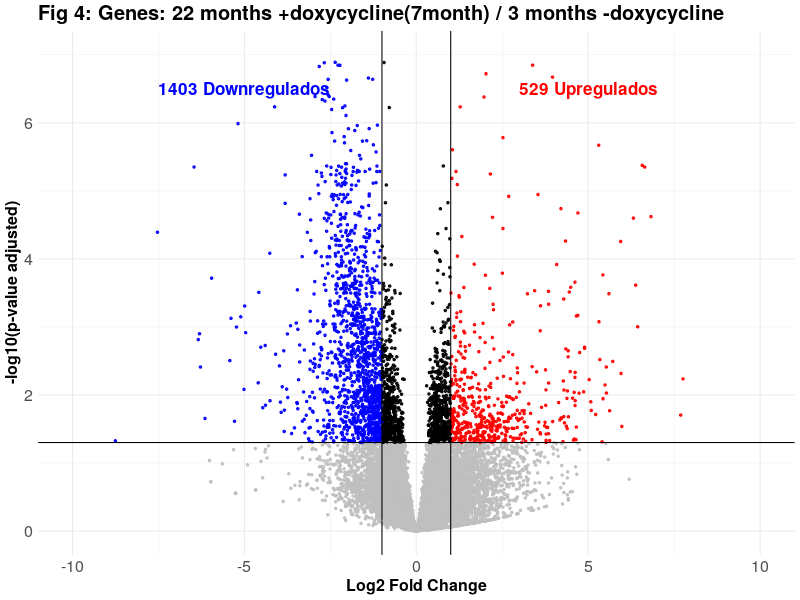

The R source for this figure:
##########################################################################3
     ############Version  Volcano Plot Paper:

     library(ggplot2)

# Cargar datos
current_dir='/home/vant/TFM/Browder2'

# Leer los dos archivos de conteo de TE
data <- read.table(file.path(current_dir, "TeTranscript/7month/TFM_JLR_Long7MonthYoungvsOldTreated_gene_TE_analysis.txt"), header=T, row.names=1)


# Filtrar datos relevantes
data <- data[grepl("^ENS", rownames(data)), ]

# Clasificar genes
data$category <- "No significativos"
data$category[data$padj < 0.05 & data$log2FoldChange >= 1] <- "Upregulados"
data$category[data$padj < 0.05 & data$log2FoldChange <= -1] <- "Downregulados"
data$category[data$padj < 0.05 & abs(data$log2FoldChange) < 1] <- "Cambios no marcados"

# Crear el volcano plot ajustado
png(file.path(current_dir,"Figuras/Fig 4: Volcanoplot_All_genes_Paper_YoungVsOldTreated_7month.png"), width = 800, height = 600)
ggplot(data, aes(x = log2FoldChange, y = -log10(padj), color = category)) +
  geom_point(alpha = 0.9, size = 1) +
  scale_color_manual(values = c("No significativos" = "grey", 
                                "Upregulados" = "red", 
                                "Downregulados" = "blue", 
                                "Cambios no marcados" = "black")) +
  # Añadir líneas verticales en LFC = ±1
  geom_vline(xintercept = c(-1, 1), linetype = "solid", color = "black") +
  # Añadir línea horizontal en -log10(padj) = 1.301 (equivalente a padj=0.05)
  geom_hline(yintercept = -log10(0.05), linetype = "solid", color = "black") +
  labs(title = "Fig 4: Genes: 22 months +doxycycline(7month) / 3 months -doxycycline",
       x = "Log2 Fold Change",
       y = "-log10(p-value adjusted)") +
  xlim(c(-10, 10)) +
  ylim(c(0, 7)) +
  annotate("text", x = 5, y = 6.5, label = paste(nrow(data[data$category == "Upregulados", ]), "Upregulados"), 
           color = "red", size = 6, fontface = "bold") + # Ajusta tamaño y estilo
  annotate("text", x = -5, y = 6.5, label = paste(nrow(data[data$category == "Downregulados", ]), "Downregulados"), 
           color = "blue", size = 6, fontface = "bold") + # Ajusta tamaño y estilo
  theme_minimal() +
  theme(
    plot.title = element_text(size = 20, face = "bold"), # Título del gráfico
    axis.title = element_text(size = 16, face = "bold"), # Títulos de los ejes
    axis.text = element_text(size = 16),                # Texto de los ejes
    legend.text = element_text(size = 16),              # Texto de la leyenda (si fuera visible)
    legend.title = element_text(size = 16, face = "bold"), # Título de la leyenda (si fuera visible)
    legend.position = "none"                             # Mantener sin leyenda como en el código original
  )

dev.off()
